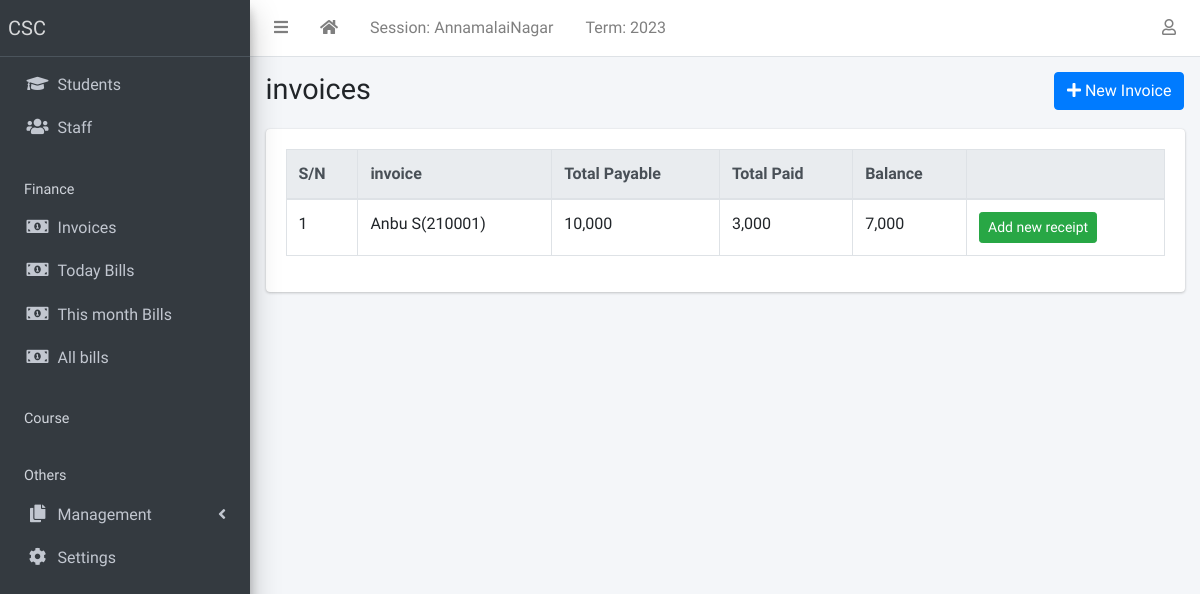
/finance/list/ (signed in), run on an earlier commit of the app's database.
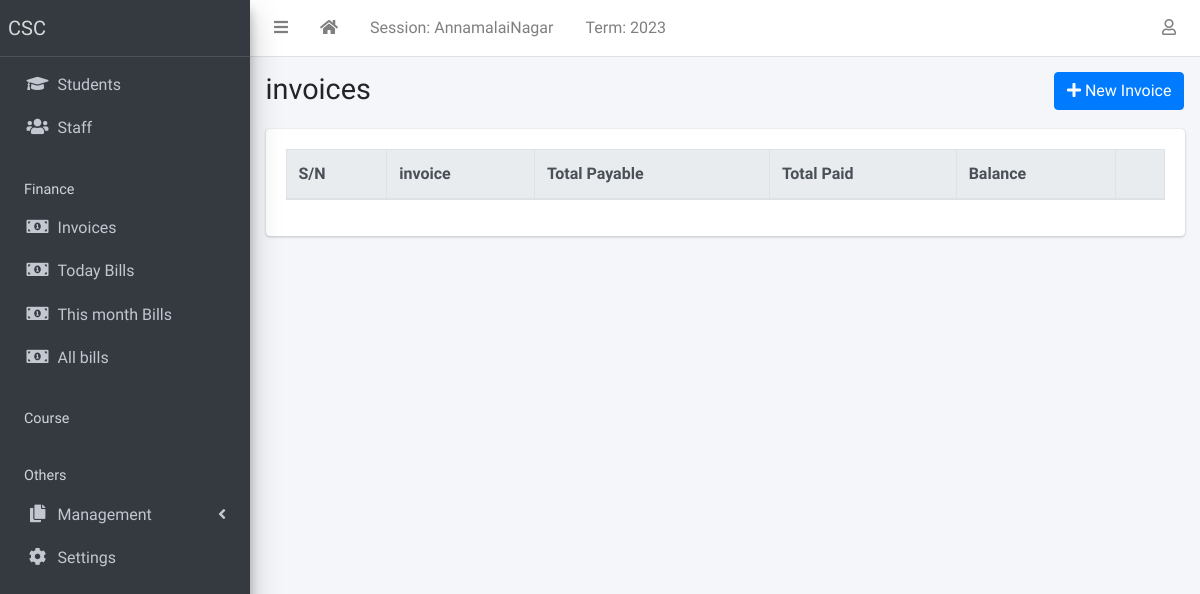
And on a later commit of the database.
### apps/finance/models.py (models this page shows, shortened)
class Invoice(models.Model):
    total_num = 0
    student = models.ForeignKey(Student, on_delete=models.CASCADE,default=None)
    status = models.CharField(
        max_length=20,
        choices=[("active", "Active"), ("closed", "Closed")],
        default="active",
    )
    class Meta:
        ordering = ["student"]
    def __str__(self):
        return f"{self.student}"
    def balance(self):
        payable = self.total_amount_payable()
        paid = self.total_amount_paid()
        return payable - paid
    def amount_payable(self):
        items = InvoiceItem.objects.filter(invoice=self)
        total = 0
        for item in items:
            total += item.amount
        return total
    def total_amount_payable(self):
        return  self.amount_payable()
    def total_amount_paid(self):
        receipts = Receipt.objects.filter(invoice=self)
        amount = 0
        for receipt in receipts:
            amount += receipt.amount_paid
        return amount

class InvoiceItem(models.Model):
    invoice = models.ForeignKey(Invoice, on_delete=models.CASCADE)
    description = models.CharField(max_length=200)
    amount = models.IntegerField()

class Receipt(models.Model):
    Bill_No = models.CharField(max_length=245 , default=None)
    invoice = models.ForeignKey(Invoice, on_delete=models.CASCADE)
    amount_paid = models.IntegerField()
    date_paid = models.DateField(default=timezone.now)
    comment = models.CharField(max_length=200, blank=True)

### apps/students/models.py (models this page shows, shortened)
class Student(models.Model):
    GENDER_CHOICES = [("male", "Male"), ("female", "Female"),("others","others")]
    RELIGION_CHOICE = [('Hindu','Hindu'),('Christian','Christian'),('Muslim','Muslim'),("others","others")]
    COMMUNITY_CHOICE = [('OC','OC'),('BC','BC'),('MBC','MBC'),('ST/SC','ST/SC'),("others","others")]
    STUDENT_ROLE_CHOICES = [
        ("Employed", "Employed"),
        ("Unemployed", "Unemployed"),
        ("Housewife", "Housewife"),
        ("Businessman", "Businessman"),
        ("Student", "Student"),
        ("Others", "Others"),
    ]
    STATUS_CHOICES = [("active", "Active"), ("inactive", "Inactive")]
    if_enq = models.ForeignKey(Enquiry,on_delete=models.CASCADE,default=None,null=True)
    current_status = models.CharField(
        max_length=10, choices=STATUS_CHOICES, default="active"
    )
    student_name = models.CharField("Student Name", max_length=255, blank=False, default="")
    enrol_no = models.IntegerField("Enrollment Number",default=0,null=False,unique=True)
    rel_name = models.CharField(
                default=None, max_length=255, verbose_name="Father/Husband Name"
            )
    rel_occupation = models.CharField("Father/Husband Occupation",max_length=255,default=None,null=False)
    date_of_birth = models.DateField(
                default=timezone.now, verbose_name="Date of Birth"
            )
    age = models.IntegerField("Age",default=0,blank=True)
    gender = models.CharField("Gender", max_length=10, choices=GENDER_CHOICES, default="male")
    religion = models.CharField("Religion",max_length=554,default="Hindu",choices=RELIGION_CHOICE)
    community = models.CharField("Community",max_length=524,default="OC", choices=COMMUNITY_CHOICE)
    occupation = models.CharField(
                choices=[
                    ("Employed", "Employed"),
                    ("Unemployed", "Unemployed"),
                    ("Housewife", "Housewife"),
                    ("Businessman", "Businessman"),
                    ("Student", "Student"),
                    ("Others", "Others"),
                ],
                default="Student",
                max_length=1024,
                verbose_name="Student Occupation",
            )
    student_company_name = models.CharField(
                blank=True,
                max_length=1024,
                null=True,
                verbose_name="If Emloyed Company Name",
            )
    aadhar_no = models.BigIntegerField("Aadhar Number",null=True,default=None,blank=True)
    mobile_num_regex = RegexValidator(
        regex="^[0-9]{10,15}$", message="Entered mobile number isn't in a right format!"
    )
    mobile_number = models.CharField("Mobile Number",
        validators=[mobile_num_regex], max_length=13, blank=True
    )
    email = models.EmailField("Email", blank=False, default="")
    passport = models.ImageField("Photo",blank=True, upload_to="students/passports/")
    address = models.CharField("Address", max_length=255,default=None,blank=True)
    address1 = models.CharField("Address Line 2", max_length=255,default=None,blank=True,null=True)
    address2 = models.CharField("Address Line 3", max_length=255,default=None,blank=True,null=True)
    taluka = models.CharField("Taluk",max_length=255,default=None,blank=True,null=True)
    district = models.CharField("District",max_length=255,default=None,blank=True,null=True)
    pincode = models.IntegerField("Pincode", blank=True, default=None)
    date_of_admission = models.DateField(default=timezone.now)
    course = models.CharField("Course",max_length=1024,null=False,default="HDCA")
    class_time = models.CharField("Class Timinig",default="2pm - 4pm",max_length=255,null=False)
    total_fee = models.IntegerField("Total Fees",null=False,default=0)
    remark = models.CharField("Remark",max_length=500,default=None,blank=True)
    last_updated = models.DateTimeField(auto_now=True)
    class Meta:
        ordering = ["enrol_no"]
    def __str__(self):
        return f"{self.student_name}({self.enrol_no})"

### apps/finance/views.py (the view)
# urls.py: path("list/", InvoiceListView.as_view(), name="invoice-list"),
class InvoiceListView(LoginRequiredMixin, ListView):
    model = Invoice

### apps/corecode/context_processors.py (called while the page is built)
def site_defaults(request):
    current_session = AcademicSession.objects.get(current=True)
    current_term = AcademicTerm.objects.get(current=True)
    vals = SiteConfig.objects.all()
    contexts = {
        "current_session": current_session.name,
        "current_term": current_term.name,
    }
    for val in vals:
        contexts[val.key] = val.value
    return contexts

### apps/finance/templates/finance/invoice_list.html (shortened to what this page needs)
{% extends 'base.html' %}
{% load humanize %}
{% block title %}invoices{% endblock title %}
{% block breadcrumb %}
<a class="btn btn-primary" href="{% url 'invoice-create' %}"><i
    class="fas fa-plus"></i> New Invoice</a>
{% endblock breadcrumb %}
{% block content %}
  <div class="table-responsive">
    <table id="invoicetable" class="table table-bordered table-hover">
      <thead class="thead-light">
        <tr>
          <th>S/N</th>
          <th>invoice</th>
          <th>Total Payable</th>
          <th>Total Paid</th>
          <th>Balance</th>
          <th></th>
        </tr>
      </thead>
      <tbody>
        {% for invoice in object_list %}
          <tr class='clickable-row' data-href="{% url 'invoice-detail' invoice.id %}">
            <td>{{ forloop.counter}}</td>
            <td>{{ invoice}}</td>
            <td>{{ invoice.total_amount_payable | intcomma }}</td>
            <td>{{ invoice.total_amount_paid | intcomma }}</td>
            <td>{{ invoice.balance | intcomma }}</td>
            <td><a class="btn btn-success btn-sm"
                href="{% url 'receipt-create' %}?invoice={{ invoice.id }}">Add new
                receipt</a></td>
          </tr>
        {% endfor %}
      </tbody>
    </table>
  </div>
{% endblock content %}

What changed in the data, as far as the page shows it:
removed Invoice: student.enrol_no "Anbu S(210001)", total_amount_payable "10,000", total_amount_paid "3,000", balance "7,000"
